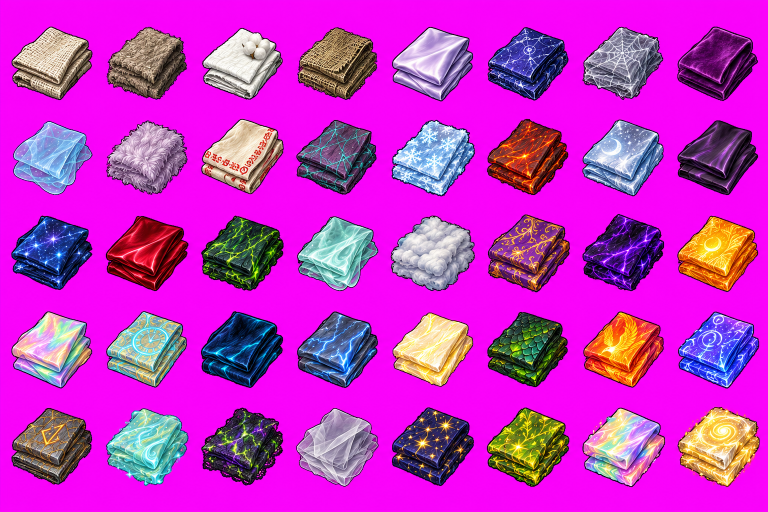
#> input picture tools/icon_sheets/cloth_sheet.png, 1536 x 1024 px (shown at 1/2 size)
$ python slice_material_sheets.py
#> lines starting #> are read from the running program, lines starting #| are printed output that depends on the picture; after the words box and inside, x2 and y2 are one past the last pixel; in counts of white or black regions, pixels touching at a corner belong together
### tools/slice_icon_sheet.py
#!/usr/bin/env python3
"""Slice an 8x6 magenta-background icon sheet into 48 transparent square PNGs.

    python3 tools/slice_icon_sheet.py trash  tools/icon_sheets/vendor_trash_sheet.png
    python3 tools/slice_icon_sheet.py quest  tools/icon_sheets/quest_items_sheet.png

Each cell is keyed against #FF00FF (soft alpha ramp + magenta despill so dark outlines don't get a pink halo),
cropped to the icon's bounding box, padded to a square and resized to 96x96.  Output names come from the NAMES
tables below (same order as the prompts in claude/vendor_trash_icon_prompts.md and claude/quest_item_icon_prompts.md).
"""
import sys
from pathlib import Path

import numpy as np
from PIL import Image

ROOT = Path(__file__).resolve().parent.parent
COLS, ROWS = 8, 6
OUT_SIZE = 96

#: Sheets whose icons must keep their RELATIVE size instead of each being
#: normalised to fill its own cell.
#:
#: The default (normalise everything) is right for the trash and quest sheets:
#: those are unrelated objects - a feather and a strongbox - where drawing the
#: feather smaller would just read as a lower-resolution icon.
#:
#: It is wrong for the potion sheet, where size IS the information. The art
#: deliberately ascends 119 -> 164px across the four healing potions and
#: 117 -> 174px across the mana line, and every elixir's greater bottle is
#: 8-20% taller than its lesser. Normalising each icon to its own bounding box
#: threw all of that away: at 32px in the bag the four healing potions became
#: indistinguishable, and most lesser/greater pairs read identically.
#:
#: In this mode every icon is scaled against the LARGEST icon on the sheet, so
#: the biggest bottles still fill their cell and the smaller ones stay visibly
#: smaller. MIN_RELATIVE_SCALE floors it so even the smallest icon stays chunky
#: rather than shrinking to a dot.
PRESERVE_SCALE = {"potions"}
MIN_RELATIVE_SCALE = 0.62

NAMES = {
    "trash": ("vendor_trash", [
        "vt_pelt", "vt_claw", "vt_fang", "vt_tusk", "vt_feathers", "vt_horn_chunk", "vt_fur_tuft", "vt_wing_membrane",
        "vt_raw_hide", "vt_chitin_plate", "vt_stinger", "vt_mandibles", "vt_venom_gland", "vt_silk_ball", "vt_egg_sac", "vt_dried_scales",
        "vt_fish_scales", "vt_fin", "vt_shell", "vt_pearl", "vt_bone", "vt_jawbone", "vt_shroud", "vt_grave_dust",
        "vt_ghost_vial", "vt_grave_ring", "vt_core", "vt_shard", "vt_slag", "vt_mote", "vt_geode", "vt_ash",
        "vt_demon_horn", "vt_brimstone", "vt_sigil", "vt_charred_claw", "vt_bark", "vt_seed_pod", "vt_thorn_vine", "vt_spore_cap",
        "vt_broken_dagger", "vt_tin_cup", "vt_locket", "vt_map_scrap", "vt_dice", "vt_idol", "vt_arrowheads", "vt_rags",
    ]),
    "quest": ("quest_items", [
        "qi_letter", "qi_scroll", "qi_ledger", "qi_page", "qi_papers", "qi_journal", "qi_chart", "qi_ticket",
        "qi_key_iron", "qi_key_brass", "qi_shackle", "qi_signet", "qi_ward_seal", "qi_dog_tag", "qi_prayer_beads", "qi_coin_pouch",
        "qi_crate", "qi_strongbox", "qi_powder_keg", "qi_seed_sack", "qi_flask", "qi_vial", "qi_clay_jar", "qi_egg",
        "qi_ore", "qi_crystal", "qi_amber", "qi_coral", "qi_gem", "qi_tablet", "qi_headstone", "qi_heart_stone",
        "qi_herbs", "qi_petals", "qi_moss", "qi_pumpkin", "qi_seed_packet", "qi_wreath", "qi_dewleaf", "qi_root",
        "qi_horn", "qi_lantern", "qi_harpoon", "qi_pennant", "qi_totem", "qi_trophy_cord", "qi_chalice", "qi_gold_thread",
    ]),
    # Potions and elixirs (claude/alchemy_art_prompts.md). Row 1 is the two
    # potion lines as four ascending sizes each; rows 2-6 are 20 elixir
    # effect-families as lesser/greater PAIRS, left cell lesser, right cell
    # greater. The middle power tier of a family reuses its lesser art -
    # see consumable_icons.py's CONSUMABLE_ICONS for which of the 68
    # consumables maps onto each of these 48 files.
    "potions": ("consumables", [
        # Row 1 - health x4 ascending, mana x4 ascending
        "healing_potion_minor", "healing_potion_standard", "healing_potion_superior", "healing_potion_mega",
        "mana_potion_minor", "mana_potion_standard", "mana_potion_superior", "mana_potion_mega",
        # Row 2 - strength, agility, intellect, spell power
        "elixir_strength_lesser", "elixir_strength_greater",
        "elixir_agility_lesser", "elixir_agility_greater",
        "elixir_intellect_lesser", "elixir_intellect_greater",
        "elixir_spellpower_lesser", "elixir_spellpower_greater",
        # Row 3 - attack power, physical crit, spell crit, haste
        "elixir_attackpower_lesser", "elixir_attackpower_greater",
        "elixir_crit_physical_lesser", "elixir_crit_physical_greater",
        "elixir_crit_spell_lesser", "elixir_crit_spell_greater",
        "elixir_haste_lesser", "elixir_haste_greater",
        # Row 4 - str+int, agi+int, stamina, spirit
        "elixir_str_int_lesser", "elixir_str_int_greater",
        "elixir_agi_int_lesser", "elixir_agi_int_greater",
        "elixir_stamina_lesser", "elixir_stamina_greater",
        "elixir_spirit_lesser", "elixir_spirit_greater",
        # Row 5 - stam+spirit fortitude, armor, mana regen, dodge
        "elixir_fortitude_lesser", "elixir_fortitude_greater",
        "elixir_armor_lesser", "elixir_armor_greater",
        "elixir_mana_regen_lesser", "elixir_mana_regen_greater",
        "elixir_dodge_lesser", "elixir_dodge_greater",
        # Row 6 - the four resistance wards
        "elixir_ward_fire_lesser", "elixir_ward_fire_greater",
        "elixir_ward_frost_lesser", "elixir_ward_frost_greater",
        "elixir_ward_nature_lesser", "elixir_ward_nature_greater",
        "elixir_ward_shadow_lesser", "elixir_ward_shadow_greater",
    ]),
}


def key_magenta(rgb):
    """-> RGBA float array. Soft alpha from distance to #FF00FF, un-mix the magenta from edge pixels, then strip the
    remaining magenta spill from pixels touching the background (fur / feather tips pick up a purple fringe)."""
    from scipy import ndimage
    mag = np.array([255.0, 0.0, 255.0])
    dist = np.sqrt(((rgb - mag) ** 2).sum(axis=2))
    alpha = np.clip((dist - 80.0) / 100.0, 0.0, 1.0)
    a = alpha[..., None]
    safe = np.maximum(a, 1e-3)
    clean = np.clip((rgb - (1.0 - a) * mag) / safe, 0, 255)
    clean = np.where(a > 0.02, clean, 0.0)
    near_bg = ndimage.binary_dilation(alpha < 0.05, iterations=3)
    spill = np.maximum(0.0, np.minimum(clean[..., 0], clean[..., 2]) - clean[..., 1] * 1.05 - 8.0)
    spill = np.where(near_bg & (alpha > 0.0), spill, 0.0)
    clean[..., 0] -= spill
    clean[..., 2] -= spill
    return np.dstack([np.clip(clean, 0, 255), alpha * 255.0])


# [70 lines left out: function slice_sheet, not called in this run]


# [4 lines that do not run on import are left out]

### tools/slice_material_sheets.py
#!/usr/bin/env python3
"""Slice the 8x5 magenta-background material sheets (cloth / leather / planks) into 32x32 transparent PNGs.

    python3 tools/slice_material_sheets.py            # all three
    python3 tools/slice_material_sheets.py cloth

Sheets live in tools/icon_sheets/; cell order matches claude/cloth_leather_art_prompts.md and claude/plank_art_prompts.md.
Output: assets/gathering_nodes/<folder>/<prefix>_<slug>.png
"""
import sys
from pathlib import Path

import numpy as np
from PIL import Image

sys.path.insert(0, str(Path(__file__).resolve().parent))
from slice_icon_sheet import key_magenta  # noqa: E402

ROOT = Path(__file__).resolve().parent.parent
COLS, ROWS, OUT = 8, 5, 32

CLOTH = ["linen", "wool", "cotton", "hempen", "silk", "mageweave", "spidersilk", "dusk_velvet",
         "gossamer", "thistledown", "runecloth", "netherweave", "frostweave", "emberweave", "moonsilk", "shadowsilk",
         "starweave", "bloodsilk", "felcloth", "soulcloth", "windwool", "imperial_silk", "voidweave", "sunthread",
         "dreamsilk", "chronoweave", "abyssal_velvet", "stormweave", "lightwoven", "wyrmsilk", "phoenix_cloth", "arcanoweave",
         "titanweave", "spiritwoven", "nightmare_lace", "ghostgauze", "starsilk", "worldweave", "genesis_cloth", "primordial_weave"]
LEATHER = ["scrap", "light", "medium", "heavy", "thick", "rugged", "cragscale", "stormscale",
           "stonebound", "dredged", "fiendish", "pristine", "savage", "frostscale", "emberscale", "mossback",
           "duskfang", "bloodtanned", "wyvern", "basilisk", "hydra", "netherdrake", "frostwyrm", "behemoth",
           "manticore", "chimera", "phoenix", "kraken", "thunderlizard", "nightsaber", "lavahound", "sandwurm",
           "voidstalker", "dreamstag", "sunhawk", "chronodrake", "abyssal", "worldserpent", "primordial", "genesis"]
PLANKS = ["ashwood", "oakheart", "softpine", "driftwood", "redbark", "ironbark", "duskwood", "goldenleaf",
          "bramblewood", "marshwillow", "silverbark", "emberwood", "frostpine", "starleaf", "sapglow", "bloodwood",
          "moonpetal", "thornveil", "voidwood", "sunheart", "felbark", "starforged_oak", "bloodroot", "frostheart",
          "molten_ironwood", "stormoak", "nightshade", "radiant_ashenwood", "dreamwillow", "worldbranch", "chronoak", "abysswood",
          "sunderedwood", "wyrmscak", "astral_birch", "ebonthorn", "sylvanheart", "cataclysm_root", "genesis_bough", "worldtree_heartwood"]
BOLTS = ["linen", "wool", "cotton", "hempen", "silk", "mageweave", "spidersilk", "dusk_velvet",
         "gossamer", "thistledown", "runecloth", "netherweave", "frostweave", "emberweave", "moonsilk", "shadowsilk",
         "starweave", "bloodsilk", "felcloth", "soulcloth", "windwool", "imperial_silk", "voidweave", "sunthread",
         "dreamsilk", "chronoweave", "abyssal_velvet", "stormweave", "lightwoven", "wyrmsilk", "phoenix_cloth", "arcanoweave",
         "titanweave", "spiritwoven", "nightmare_lace", "ghostgauze", "starsilk", "worldweave", "genesis_cloth", "primordial_weave"]
SHEETS = {"cloth": ("cloth_sheet.png", "cloth", "cloth", CLOTH),
          "leather": ("leather_sheet.png", "leather", "leather", LEATHER),
          "planks": ("plank_sheet.png", "planks", "plank", PLANKS),
          "bolts": ("bolt_sheet.png", "cloth", "bolt", BOLTS)}


def slice_sheet(kind):
    from scipy import ndimage
    fname, folder, prefix, slugs = SHEETS[kind]
    out_dir = ROOT / "assets" / "gathering_nodes" / folder
    out_dir.mkdir(parents=True, exist_ok=True)
    im = Image.open(ROOT / "tools" / "icon_sheets" / fname).convert("RGB")
    W, H = im.size
    rgba = key_magenta(np.asarray(im).astype(np.float64))
    cw, ch = W / COLS, H / ROWS
    solid = rgba[..., 3] > 24
    solid[:4, :] = solid[-4:, :] = False
    solid[:, :4] = solid[:, -4:] = False
    labels, n = ndimage.label(ndimage.binary_dilation(solid, iterations=3))
    cells = {}
    for lab in range(1, n + 1):
        ys, xs = np.where((labels == lab) & solid)
        if len(ys) < 60:
            continue
        cells.setdefault((int(ys.mean() // ch), int(xs.mean() // cw)), []).append((labels == lab) & solid)
    problems, written = [], 0
    for idx, slug in enumerate(slugs):
        r, c = divmod(idx, COLS)
        blobs = cells.get((r, c))
        if not blobs:
            problems.append(f"{slug}: nothing in cell {r},{c}")
            continue
        if len(blobs) > 1:
            problems.append(f"{slug}: {len(blobs)} blobs merged")
        mask = np.logical_or.reduce(blobs)
        ys, xs = np.where(mask)
        x0, x1, y0, y1 = xs.min(), xs.max() + 1, ys.min(), ys.max() + 1
        crop = rgba[y0:y1, x0:x1].copy()
        crop[..., 3] = np.where(mask[y0:y1, x0:x1], crop[..., 3], 0)
        side = int(max(crop.shape[:2]) * 1.06) + 2
        canvas = np.zeros((side, side, 4))
        oy, ox = (side - crop.shape[0]) // 2, (side - crop.shape[1]) // 2
        canvas[oy:oy + crop.shape[0], ox:ox + crop.shape[1]] = crop
        img = Image.fromarray(np.clip(canvas, 0, 255).astype(np.uint8), "RGBA").resize((OUT, OUT), Image.LANCZOS)
        img.save(out_dir / f"{prefix}_{slug}.png")
        written += 1
    print(f"{kind}: wrote {written}/{len(slugs)} icons to {out_dir}")
    for p in problems + [f"stray blob in cell {k}" for k in cells if k[0] >= ROWS or k[1] >= COLS]:
        print("  WARN", p)


if __name__ == "__main__":
    for k in (sys.argv[1:] or SHEETS):
        slice_sheet(k)
#> in slice_sheet, im is the input picture: PIL image 1536x1024 RGB; mean R, G, B 197.2, 46.9, 195.3
#> in key_magenta, `near_bg = ndimage.binary_dilation(alpha < 0.05, iterations=3)`:
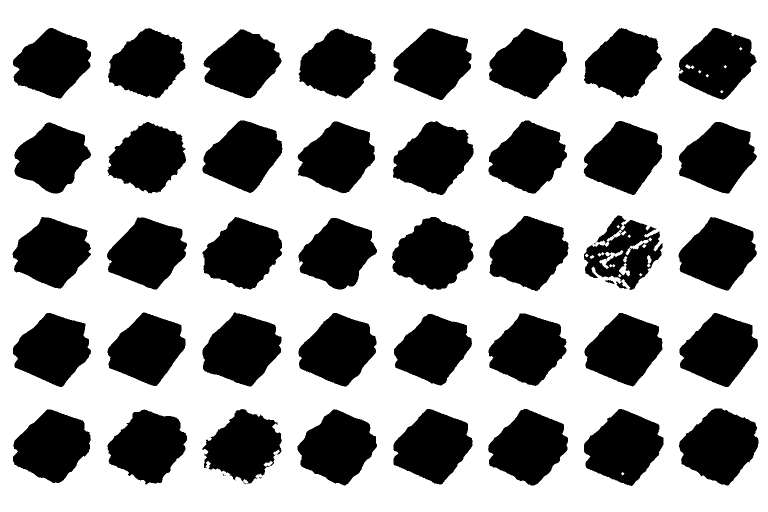
#> near_bg: shape (1024, 1536) bool (shown at 1/2 size); 61.8% white; 44 black regions (3 under 20 px), largest, box (x1, y1, x2, y2) and area: (1358, 817, 1517, 971) 16447, (784, 434, 947, 580) 16429, (1168, 818, 1327, 972) 16083
#> in key_magenta, `return np.dstack([np.clip(clean, 0, 255), alpha * 255.0])`:
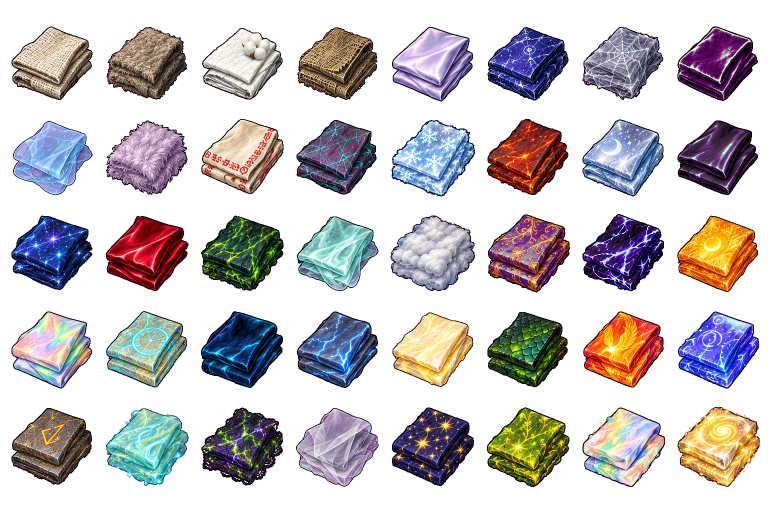
#> returned value: shape (1024, 1536, 4) float64 (shown at 1/2 size); mean of channels 0, 1, 2, 3 50.5, 46.4, 48.5, 104.7; transparent parts drawn white
#> in slice_sheet, `solid = rgba[..., 3] > 24`:
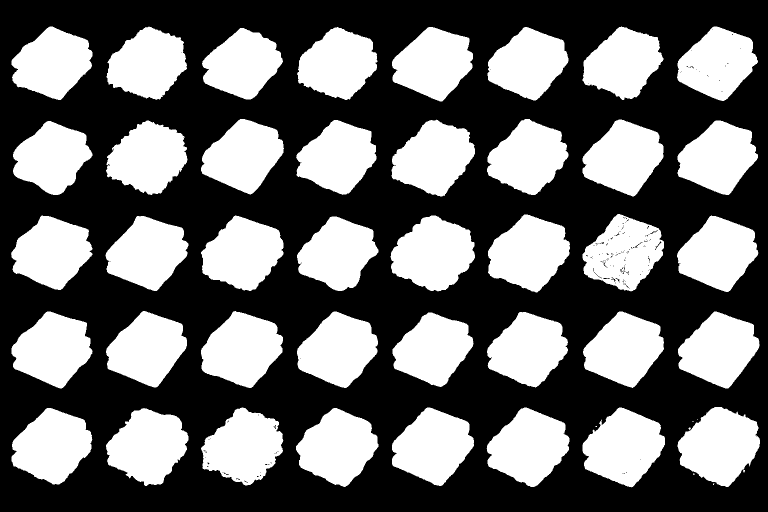
#> solid: shape (1024, 1536) bool (shown at 1/2 size); 41.8% white; 46 white regions (6 under 20 px), largest, box (x1, y1, x2, y2) and area: (781, 431, 950, 583) 17853, (1355, 814, 1520, 974) 17834, (1165, 815, 1330, 975) 17490
#> in slice_sheet, `labels, n = ndimage.label(ndimage.binary_dilation(solid, iterations=3))`:
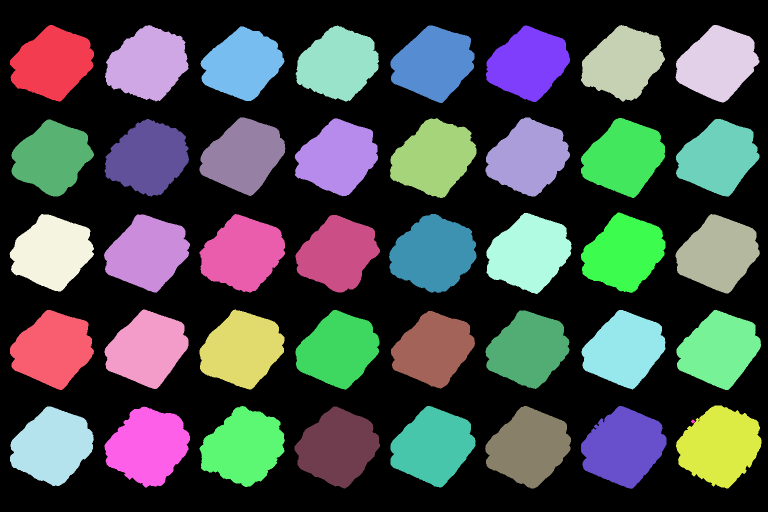
#> labels: shape (1024, 1536) int32 (shown at 1/2 size); 42 distinct labels, from 0 to 41; one colour per label, 0 black
#> in slice_sheet, `labels, n = ndimage.label(ndimage.binary_dilation(solid, iterations=3))`: n = 41
#> the loop in slice_sheet, `for lab in range(1, n + 1):` made 41 passes
#> (ys, xs) on pass 41: ([842, 842, 843, 843], [1385, 1386, 1385, 1386])
#> after the loop in slice_sheet, `for lab in range(1, n + 1):`: cells = 40 items
#> the loop in slice_sheet, `for idx, slug in enumerate(slugs):` made 40 passes
#> (x0, x1, y0, y1) on passes 1 to 8: (23, 185, 53, 200), (213, 374, 53, 200), (404, 566, 56, 199), (594, 755, 54, 200), (784, 946, 54, 203), (975, 1137, 54, 201), (1165, 1327, 53, 200), (1354, 1516, 53, 202)
#> after the loop in slice_sheet, `for idx, slug in enumerate(slugs):`:
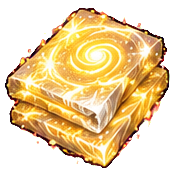
#> canvas: shape (176, 176, 4) float64; mean R, G, B, A 128.4, 102.8, 56, 145.3; transparent parts drawn white
#> after the loop in slice_sheet, `for idx, slug in enumerate(slugs):`:
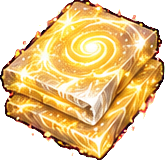
#> crop: shape (160, 165, 4) float64; mean R, G, B, A 150.6, 120.6, 65.7, 170.5; transparent parts drawn white
#> after the loop in slice_sheet, `for idx, slug in enumerate(slugs):`:
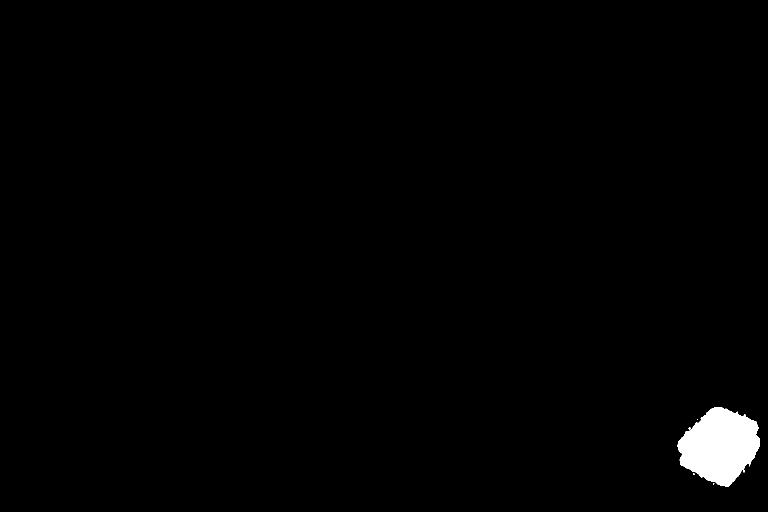
#> mask: shape (1024, 1536) bool (shown at 1/2 size); 1.1% white; 5 white regions (4 under 20 px), largest, box (x1, y1, x2, y2) and area: (1355, 814, 1520, 974) 17834
#> after the loop in slice_sheet, `for idx, slug in enumerate(slugs):`: problems = []; written = 40
#| cloth: wrote 40/40 icons to assets/gathering_nodes/cloth
#> pass 2 of the loop `for k in (sys.argv[1:] or SHEETS):`:
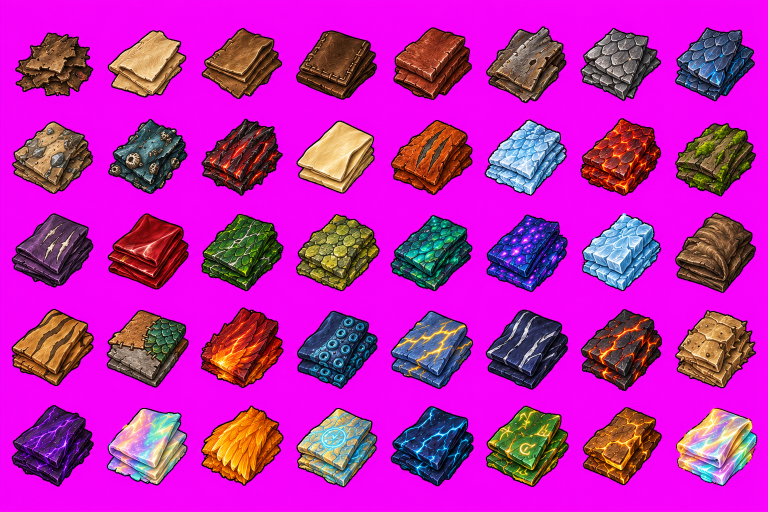
#> input picture tools/icon_sheets/leather_sheet.png, 1536 x 1024 px (shown at 1/2 size)
#> in slice_sheet, im is the input picture: PIL image 1536x1024 RGB; mean R, G, B 188.9, 35.2, 177.8
#> in slice_sheet (call 2), `labels, n = ndimage.label(ndimage.binary_dilation(solid, iterations=3))`:
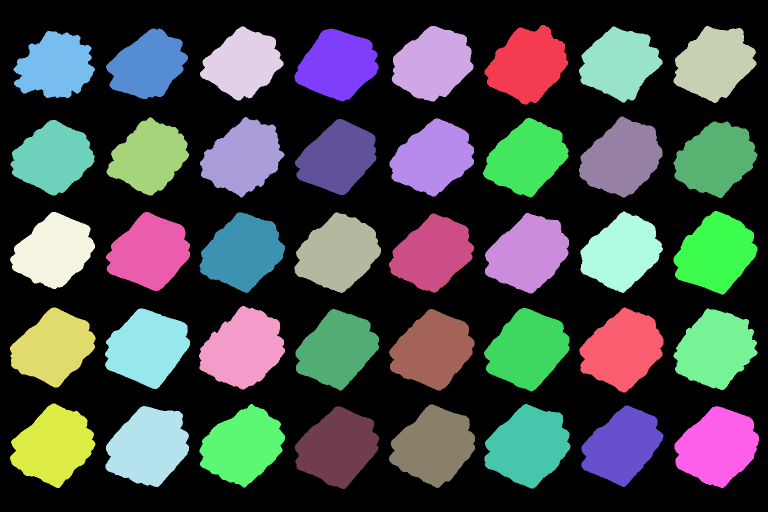
#> labels: shape (1024, 1536) int32 (shown at 1/2 size); 41 distinct labels, from 0 to 40; one colour per label, 0 black
#> the loop in slice_sheet (call 2), `for idx, slug in enumerate(slugs):` made 40 passes
#> (x0, x1, y0, y1) on passes 1 to 4: (30, 187, 65, 193), (215, 373, 60, 195), (403, 564, 56, 198), (592, 754, 60, 200)
#> after the loop in slice_sheet (call 2), `for idx, slug in enumerate(slugs):`:
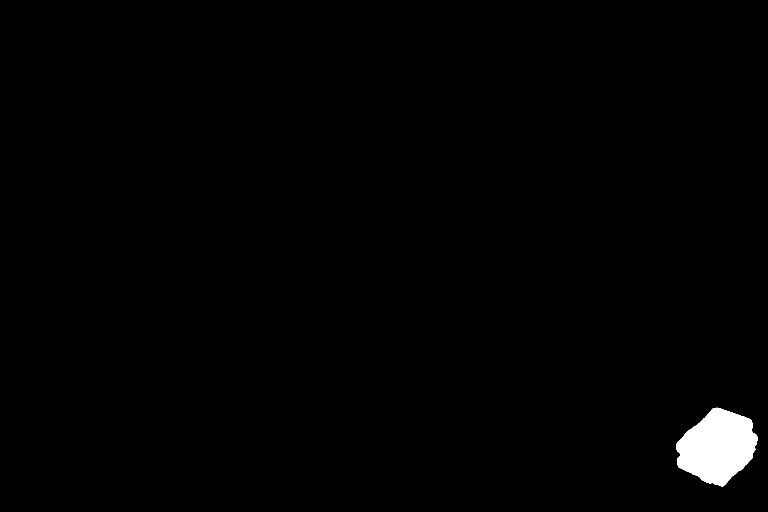
#> mask: shape (1024, 1536) bool (shown at 1/2 size); 1.1% white; 1 white region, box (x1, y1, x2, y2) and area: (1352, 815, 1515, 973) 17307
#| leather: wrote 40/40 icons to assets/gathering_nodes/leather
